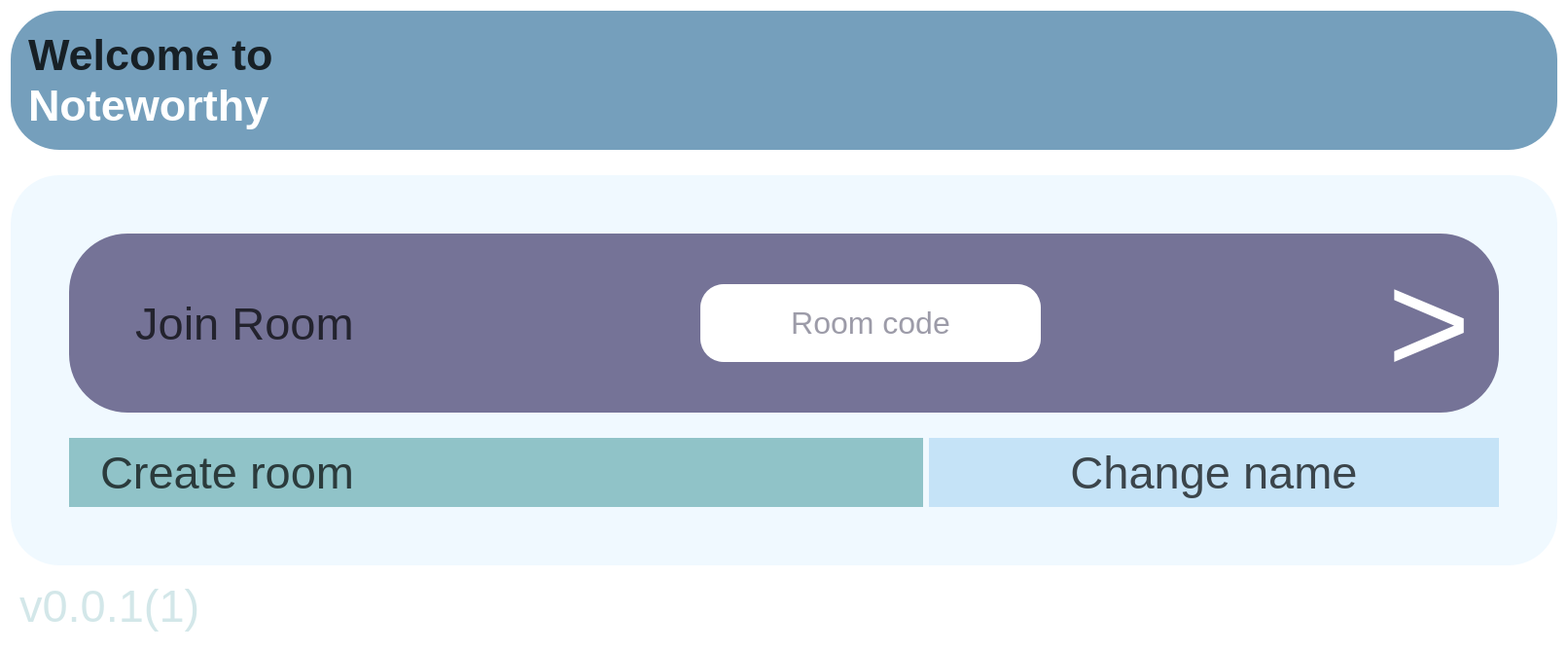
<?xml version="1.0" encoding="UTF-8"?>
<ui version="4.0">
 <class>Widget</class>
 <widget class="QWidget" name="Widget">
  <property name="windowModality">
   <enum>Qt::WindowModality::NonModal</enum>
  </property>
  <property name="geometry">
   <rect>
    <x>0</x>
    <y>0</y>
    <width>1612</width>
    <height>637</height>
   </rect>
  </property>
  <property name="sizePolicy">
   <sizepolicy hsizetype="Expanding" vsizetype="Expanding">
    <horstretch>0</horstretch>
    <verstretch>0</verstretch>
   </sizepolicy>
  </property>
  <property name="minimumSize">
   <size>
    <width>10</width>
    <height>0</height>
   </size>
  </property>
  <property name="font">
   <font>
    <pointsize>35</pointsize>
   </font>
  </property>
  <property name="windowTitle">
   <string>Widget</string>
  </property>
  <property name="layoutDirection">
   <enum>Qt::LayoutDirection::LeftToRight</enum>
  </property>
  <property name="styleSheet">
   <string notr="true">background-color: white</string>
  </property>
  <layout class="QVBoxLayout" name="verticalLayout_2" stretch="1,0,3,0">
   <item>
    <widget class="QWidget" name="widget_2" native="true">
     <property name="minimumSize">
      <size>
       <width>100</width>
       <height>10</height>
      </size>
     </property>
     <property name="maximumSize">
      <size>
       <width>1866</width>
       <height>266</height>
      </size>
     </property>
     <property name="styleSheet">
      <string notr="true">background-color: #759FBC;
border-radius: 50px; /* Adjust the radius to create an oval shape */
</string>
     </property>
     <layout class="QHBoxLayout" name="horizontalLayout_3" stretch="0,0">
      <property name="sizeConstraint">
       <enum>QLayout::SizeConstraint::SetMinAndMaxSize</enum>
      </property>
      <property name="topMargin">
       <number>11</number>
      </property>
      <property name="rightMargin">
       <number>27</number>
      </property>
      <item>
       <widget class="QWidget" name="widget_6" native="true">
        <property name="font">
         <font>
          <pointsize>20</pointsize>
         </font>
        </property>
        <layout class="QVBoxLayout" name="verticalLayout_4">
         <item>
          <widget class="QLabel" name="label">
           <property name="font">
            <font>
             <pointsize>34</pointsize>
             <bold>true</bold>
            </font>
           </property>
           <property name="styleSheet">
            <string notr="true">	color: rgba(0, 0, 0, 0.8);
</string>
           </property>
           <property name="text">
            <string>&lt;html&gt;
&lt;head/&gt;
&lt;body&gt;
    &lt;div&gt;
        &lt;span style=&quot;color: rgba(0, 0, 0, 0.8)&quot;&gt;Welcome to&lt;/span&gt;
    &lt;/div&gt;
    &lt;div style=&quot;color: white;&quot;&gt;
        Noteworthy
    &lt;/div&gt;
&lt;/body&gt;
&lt;/html&gt;
</string>
           </property>
          </widget>
         </item>
        </layout>
       </widget>
      </item>
      <item>
       <widget class="QLabel" name="name">
        <property name="font">
         <font>
          <pointsize>80</pointsize>
          <bold>true</bold>
         </font>
        </property>
        <property name="styleSheet">
         <string notr="true">	color: rgba(0, 0, 0, 0.8);
</string>
        </property>
        <property name="text">
         <string/>
        </property>
        <property name="alignment">
         <set>Qt::AlignmentFlag::AlignRight|Qt::AlignmentFlag::AlignTrailing|Qt::AlignmentFlag::AlignVCenter</set>
        </property>
       </widget>
      </item>
     </layout>
    </widget>
   </item>
   <item>
    <spacer name="horizontalSpacer">
     <property name="orientation">
      <enum>Qt::Orientation::Horizontal</enum>
     </property>
     <property name="sizeHint" stdset="0">
      <size>
       <width>40</width>
       <height>20</height>
      </size>
     </property>
    </spacer>
   </item>
   <item>
    <widget class="QWidget" name="widget_3" native="true">
     <property name="minimumSize">
      <size>
       <width>0</width>
       <height>0</height>
      </size>
     </property>
     <property name="maximumSize">
      <size>
       <width>1866</width>
       <height>651</height>
      </size>
     </property>
     <property name="styleSheet">
      <string notr="true">background-color:  #F0F9FF;
;
border-radius: 50px; /* Adjust the radius to create an oval shape */
</string>
     </property>
     <layout class="QHBoxLayout" name="horizontalLayout_5">
      <property name="leftMargin">
       <number>60</number>
      </property>
      <property name="topMargin">
       <number>60</number>
      </property>
      <property name="rightMargin">
       <number>60</number>
      </property>
      <property name="bottomMargin">
       <number>60</number>
      </property>
      <item>
       <layout class="QVBoxLayout" name="verticalLayout" stretch="1,0,1">
        <item>
         <widget class="QWidget" name="widget" native="true">
          <property name="sizePolicy">
           <sizepolicy hsizetype="Preferred" vsizetype="Preferred">
            <horstretch>0</horstretch>
            <verstretch>0</verstretch>
           </sizepolicy>
          </property>
          <property name="styleSheet">
           <string notr="true">background-color: #757397;
border-radius: 60px; </string>
          </property>
          <layout class="QVBoxLayout" name="verticalLayout_3">
           <item>
            <layout class="QHBoxLayout" name="horizontalLayout_4">
             <property name="leftMargin">
              <number>20</number>
             </property>
             <property name="rightMargin">
              <number>20</number>
             </property>
             <item>
              <widget class="QLabel" name="label_3">
               <property name="font">
                <font>
                 <pointsize>35</pointsize>
                </font>
               </property>
               <property name="styleSheet">
                <string notr="true">	color: rgba(0, 0, 0, 0.7);
</string>
               </property>
               <property name="text">
                <string>   Join Room</string>
               </property>
              </widget>
             </item>
             <item>
              <spacer name="horizontalSpacer_2">
               <property name="orientation">
                <enum>Qt::Orientation::Horizontal</enum>
               </property>
               <property name="sizeHint" stdset="0">
                <size>
                 <width>40</width>
                 <height>20</height>
                </size>
               </property>
              </spacer>
             </item>
             <item>
              <widget class="QLineEdit" name="roomCode">
               <property name="minimumSize">
                <size><width>260</width><height>80</height></size>
               </property>
               <property name="maximumSize">
                <size><width>480</width><height>80</height></size>
               </property>
               <property name="styleSheet">
                <string notr="true">border-radius: 24px; background-color: white; color: #393752; font-size: 32px;</string>
               </property>
               <property name="alignment">
                <set>Qt::AlignmentFlag::AlignCenter</set>
               </property>
               <property name="placeholderText">
                <string>Room code</string>
               </property>
               <property name="accessibleName">
                <string>Room code</string>
               </property>
              </widget>
             </item>
             <item>
              <spacer name="horizontalSpacer_3">
               <property name="orientation">
                <enum>Qt::Orientation::Horizontal</enum>
               </property>
               <property name="sizeHint" stdset="0">
                <size>
                 <width>40</width>
                 <height>20</height>
                </size>
               </property>
              </spacer>
             </item>
             <item>
              <widget class="QPushButton" name="codeEnter">
               <property name="sizePolicy">
                <sizepolicy hsizetype="Preferred" vsizetype="Preferred">
                 <horstretch>0</horstretch>
                 <verstretch>0</verstretch>
                </sizepolicy>
               </property>
               <property name="font">
                <font>
                 <pointsize>110</pointsize>
                </font>
               </property>
               <property name="styleSheet">
                <string notr="true">color: white;

</string>
               </property>
               <property name="text">
                <string>&gt;</string>
               </property>
               <property name="iconSize">
                <size>
                 <width>100</width>
                 <height>100</height>
                </size>
               </property>
              </widget>
             </item>
            </layout>
           </item>
          </layout>
         </widget>
        </item>
        <item>
         <spacer name="horizontalSpacer_4">
          <property name="orientation">
           <enum>Qt::Orientation::Horizontal</enum>
          </property>
          <property name="sizeHint" stdset="0">
           <size>
            <width>40</width>
            <height>20</height>
           </size>
          </property>
         </spacer>
        </item>
        <item>
         <layout class="QHBoxLayout" name="horizontalLayout_2" stretch="3,2">
          <property name="leftMargin">
           <number>0</number>
          </property>
          <item>
           <widget class="QWidget" name="widget_4" native="true">
            <property name="sizePolicy">
             <sizepolicy hsizetype="Preferred" vsizetype="MinimumExpanding">
              <horstretch>0</horstretch>
              <verstretch>0</verstretch>
             </sizepolicy>
            </property>
            <property name="minimumSize">
             <size>
              <width>0</width>
              <height>0</height>
             </size>
            </property>
            <property name="styleSheet">
             <string notr="true">background-color: #90C3C8;
border-radius: 50px;
font-size: 14px;

</string>
            </property>
            <layout class="QHBoxLayout" name="horizontalLayout">
             <property name="leftMargin">
              <number>32</number>
             </property>
             <item>
              <widget class="QLabel" name="label_4">
               <property name="sizePolicy">
                <sizepolicy hsizetype="Preferred" vsizetype="Preferred">
                 <horstretch>0</horstretch>
                 <verstretch>0</verstretch>
                </sizepolicy>
               </property>
               <property name="maximumSize">
                <size>
                 <width>400</width>
                 <height>16777215</height>
                </size>
               </property>
               <property name="font">
                <font>
                 <pointsize>35</pointsize>
                 <italic>false</italic>
                 <bold>false</bold>
                </font>
               </property>
               <property name="autoFillBackground">
                <bool>false</bool>
               </property>
               <property name="styleSheet">
                <string notr="true">color: rgba(0, 0, 0, 0.7);
font: 35pt;
  border-radius:  50px;
</string>
               </property>
               <property name="text">
                <string>Create room</string>
               </property>
              </widget>
             </item>
             <item>
              <widget class="QPushButton" name="newpage">
               <property name="styleSheet">
                <string notr="true">border-radius: 26px;
</string>
               </property>
               <property name="text">
                <string/>
               </property>
               <property name="icon">
                <iconset theme="QIcon::ThemeIcon::ListAdd"/>
               </property>
               <property name="iconSize">
                <size>
                 <width>100</width>
                 <height>100</height>
                </size>
               </property>
              </widget>
             </item>
            </layout>
           </widget>
          </item>
          <item>
           <widget class="QWidget" name="widget_5" native="true">
            <property name="styleSheet">
             <string notr="true"> background-color: #C5E3F7;
  border-radius:  50px;
</string>
            </property>
            <layout class="QGridLayout" name="gridLayout">
             <item row="0" column="0">
              <widget class="QPushButton" name="changename">
               <property name="minimumSize">
                <size>
                 <width>0</width>
                 <height>0</height>
                </size>
               </property>
               <property name="font">
                <font>
                 <pointsize>35</pointsize>
                </font>
               </property>
               <property name="styleSheet">
                <string notr="true">QPushButton {
    background-color: #C5E3F7;
    border-radius:  60px;
	color: rgba(0, 0, 0, 0.7);
}
</string>
               </property>
               <property name="text">
                <string>Change name</string>
               </property>
              </widget>
             </item>
            </layout>
           </widget>
          </item>
         </layout>
        </item>
       </layout>
      </item>
     </layout>
    </widget>
   </item>
   <item>
    <widget class="QWidget" name="widget_7" native="true">
     <layout class="QHBoxLayout" name="horizontalLayout_6">
      <item>
       <widget class="QLabel" name="label_5">
        <property name="maximumSize">
         <size>
          <width>200</width>
          <height>16777215</height>
         </size>
        </property>
        <property name="font">
         <font>
          <pointsize>35</pointsize>
          <fontweight>Light</fontweight>
         </font>
        </property>
        <property name="styleSheet">
         <string notr="true">color: rgba(144, 195, 200, 0.4);
</string>
        </property>
        <property name="text">
         <string>v0.0.1(1)</string>
        </property>
       </widget>
      </item>
      <item>
       <widget class="QLabel" name="error">
        <property name="font">
         <font>
          <pointsize>25</pointsize>
          <italic>false</italic>
          <bold>false</bold>
         </font>
        </property>
        <property name="layoutDirection">
         <enum>Qt::LayoutDirection::LeftToRight</enum>
        </property>
        <property name="styleSheet">
         <string notr="true">color: rgba(0, 0, 0, 0.7);
font: 25pt;
border-radius:  50px;
</string>
        </property>
        <property name="text">
         <string/>
        </property>
        <property name="alignment">
         <set>Qt::AlignmentFlag::AlignRight|Qt::AlignmentFlag::AlignTrailing|Qt::AlignmentFlag::AlignVCenter</set>
        </property>
       </widget>
      </item>
     </layout>
    </widget>
   </item>
  </layout>
 </widget>
 <resources/>
 <connections/>
</ui>
